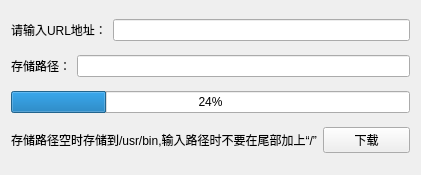
<?xml version="1.0" encoding="UTF-8"?>
<ui version="4.0">
 <class>Widget</class>
 <widget class="QWidget" name="Widget">
  <property name="geometry">
   <rect>
    <x>0</x>
    <y>0</y>
    <width>421</width>
    <height>175</height>
   </rect>
  </property>
  <property name="windowTitle">
   <string>Looget 0.1.3</string>
  </property>
  <layout class="QVBoxLayout" name="verticalLayout">
   <item>
    <layout class="QHBoxLayout" name="horizontalLayout">
     <item>
      <widget class="QLabel" name="label">
       <property name="text">
        <string>请输入URL地址：</string>
       </property>
      </widget>
     </item>
     <item>
      <widget class="QLineEdit" name="lineEdit"/>
     </item>
    </layout>
   </item>
   <item>
    <layout class="QHBoxLayout" name="horizontalLayout_3">
     <item>
      <widget class="QLabel" name="label_2">
       <property name="text">
        <string>存储路径：</string>
       </property>
      </widget>
     </item>
     <item>
      <widget class="QLineEdit" name="lineEditSaveDir"/>
     </item>
    </layout>
   </item>
   <item>
    <widget class="QProgressBar" name="progressBar">
     <property name="value">
      <number>24</number>
     </property>
    </widget>
   </item>
   <item>
    <layout class="QHBoxLayout" name="horizontalLayout_2">
     <item>
      <widget class="QLabel" name="label_3">
       <property name="text">
        <string>存储路径空时存储到/usr/bin,输入路径时不要在尾部加上“/”</string>
       </property>
      </widget>
     </item>
     <item>
      <widget class="QPushButton" name="pushButton">
       <property name="text">
        <string>下载</string>
       </property>
      </widget>
     </item>
    </layout>
   </item>
  </layout>
 </widget>
 <layoutdefault spacing="6" margin="11"/>
 <resources/>
 <connections/>
</ui>
